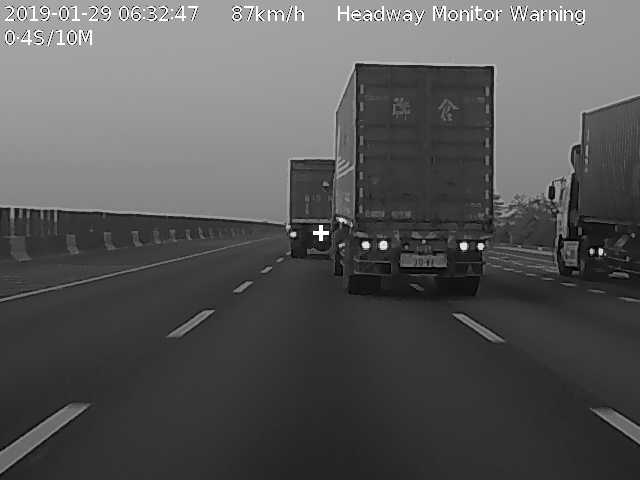
#> input picture 辨識出公路上的道路標線/3.jpg, 640 x 480 px
$ jupyter execute '辨識出公路上的道路標線.ipynb'
#> lines starting #> are read from the running program, lines starting #| are printed output that depends on the picture; after the words box and inside, x2 and y2 are one past the last pixel; in counts of white or black regions, pixels touching at a corner belong together; long printed decimals are rounded
[cell 1]
import cv2
import numpy as np

[cell 2]
#載入圖片
img = cv2.imread('3.jpg')
#> img is the input picture: shape (480, 640, 3); min 0, max 255, mean 86.6
print(img.shape)
#| (480, 640, 3)
cv2.imshow("img", img)
cv2.waitKey(0)
cv2.destroyAllWindows()

[cell 3]
# 灰階處理（？
image_gray = cv2.cvtColor(img, cv2.COLOR_RGB2GRAY)
cv2.imshow("gray", image_gray)
cv2.waitKey(0)
cv2.destroyAllWindows()

[cell 4]
#高斯模糊
blur = cv2.blur(image_gray,(5,5))
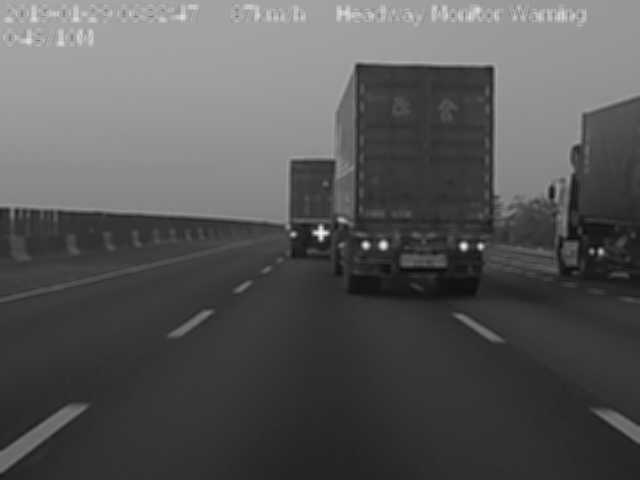
#> blur: shape (480, 640); min 12, max 243, mean 86.6
cv2.imshow("blur", blur)
cv2.waitKey(0)
cv2.destroyAllWindows()

[cell 5]
low_threshold = 1
high_threshold = 90
edges = cv2.Canny(blur, low_threshold, high_threshold)
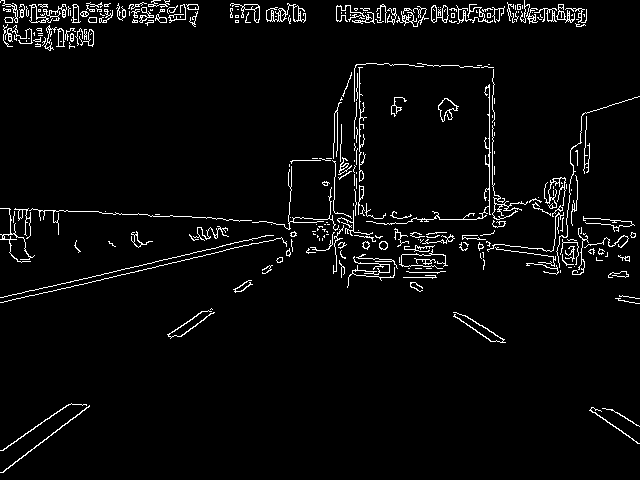
#> edges: shape (480, 640); 3.8% white in thin lines or dots
cv2.imshow("edges", edges)
cv2.waitKey(0)
cv2.destroyAllWindows()

[cell 6]
#ROI，直接用座標 BAD
b  = np.array([[[300, 225], [0, 480], [640, 480], [350, 225]]], dtype = np.int32)
im = np.zeros(blur.shape[:2], dtype = "uint8")
cv2.polylines(im, b, 1, 255)
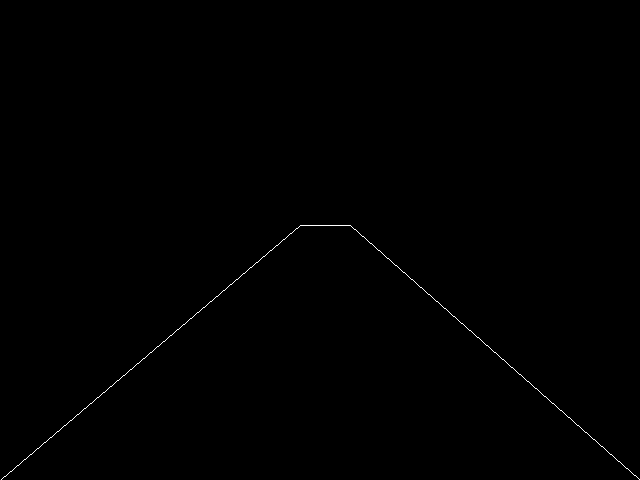
#> im: shape (480, 640); 0.21% white in thin lines or dots, all inside (x1, y1, x2, y2) = (1, 225, 640, 480)
cv2.fillPoly(im, b, 255)
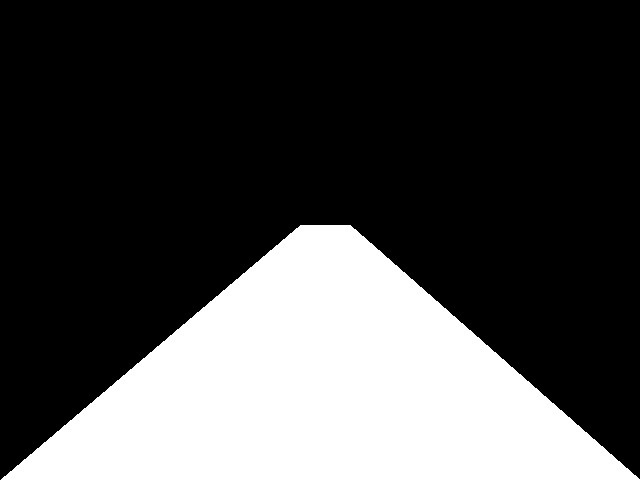
#> im: shape (480, 640); 28.7% white; 1 white region, box (x1, y1, x2, y2) and area: (1, 225, 640, 480) 88015

mask = im
#cv2.imshow("masked",mask)
masked = cv2.bitwise_and(edges, edges, mask = mask)
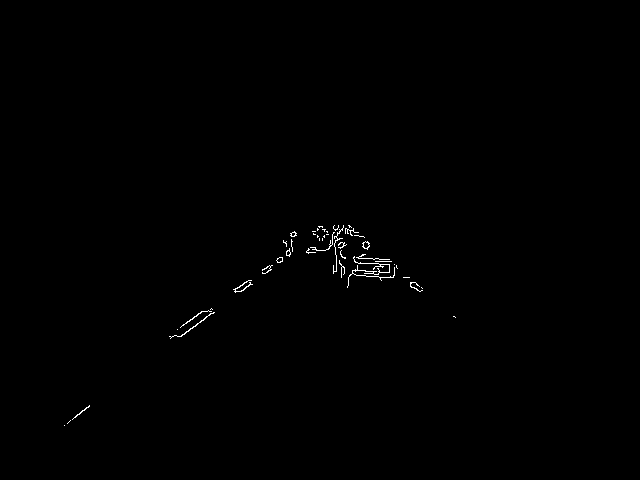
#> masked: shape (480, 640); 0.32% white in thin lines or dots, all inside (x1, y1, x2, y2) = (64, 225, 456, 426)
cv2.imshow("masked", masked)
cv2.waitKey(0)
cv2.destroyAllWindows()

[cell 7]
lines = cv2.HoughLinesP(masked, 0.8, np.pi / 180, 10, lines = None, minLineLength = 100, maxLineGap = 100)
#> lines = 17 rows, first 6: [312, 231, 421, 287], [267, 266, 394, 272], [263, 269, 391, 277], [181, 326, 325, 229], [76, 415, 322, 229], [64, 425, 289, 255]
print(lines)
#> (printed output is left out)
for line in lines:
    x1, y1, x2, y2 = line[0]
    lines1 = lines[:,0,:]
    cv2.line(img , (x1, y1), (x2, y2), (255, 0, 0), 2)
    print((x2 - x1) / (y2 -y1))
#> this loop made 17 passes
#> (x1, y1, x2, y2) on passes 1 to 12: (312, 231, 421, 287), (267, 266, 394, 272), (263, 269, 391, 277), (181, 326, 325, 229), (76, 415, 322, 229), (64, 425, 289, 255), (187, 321, 323, 229), (333, 232, 455, 317), (283, 240, 394, 264), (290, 235, 390, 261), (291, 240, 413, 282), (283, 241, 420, 291)
#| 1.946
#| 21.167
#| 16.0
#| -1.485
#| -1.323
#| -1.324
#| -1.478
#| 1.435
#> (further printed lines are left out)
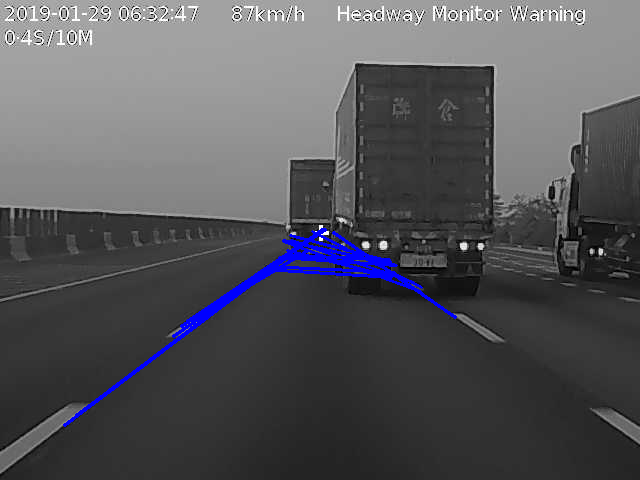
#> img: shape (480, 640, 3); 1.63% of pixels changed, all inside (x1, y1, x2, y2) = (63, 228, 457, 427)
cv2.imshow("edges", img)
cv2.waitKey(0)
cv2.destroyAllWindows()

$ run again, with 辨識出公路上的道路標線/126.jpg copied over 辨識出公路上的道路標線/3.jpg
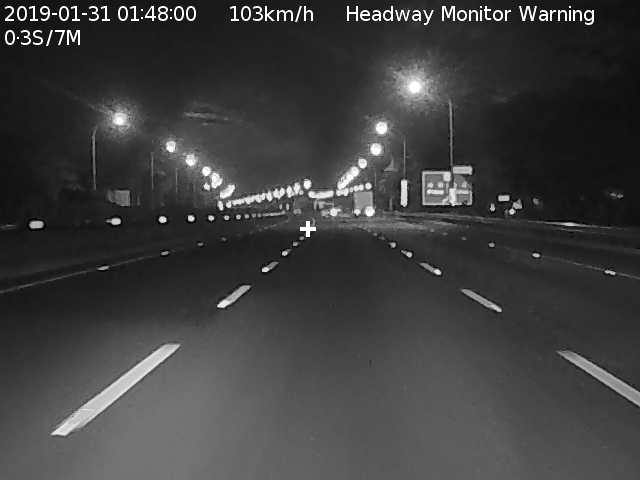
#> input picture 辨識出公路上的道路標線/126.jpg, 640 x 480 px
#> img is the input picture: shape (480, 640, 3); min 0, max 255, mean 62.4
#| (480, 640, 3)
#> `edges = cv2.Canny(blur, low_threshold, high_threshold)`:
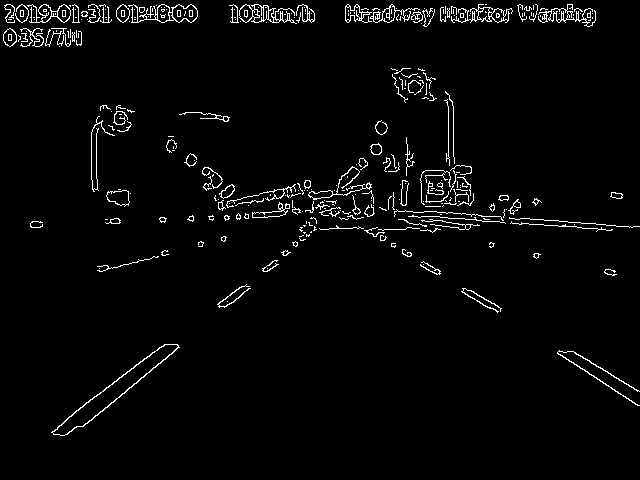
#> edges: shape (480, 640); 2.9% white in thin lines or dots, all inside (x1, y1, x2, y2) = (3, 4, 640, 436)
#> masked: shape (480, 640); 0.19% white in thin lines or dots, all inside (x1, y1, x2, y2) = (54, 225, 353, 436)
#> lines = [[91, 420, 278, 264], [87, 423, 314, 226], [128, 371, 316, 229], [67, 434, 174, 350], [172, 344, 304, 233], [82, 426, 309, 235], [64, 435, 178, 346], [121, 377, 276, 264], [167, 344, 310, 232]]
#| [[[ 91 420 278 264]]
#|  [[ 87 423 314 226]]
#|  [[128 371 316 229]]
#|  [[ 67 434 174 350]]
#|  [[172 344 304 233]]
#|  [[ 82 426 309 235]]
#> (further printed lines are left out)
#> the loop `for line in lines:` made 9 passes
#> (printed output is left out)
#> after the loop `for line in lines:`:
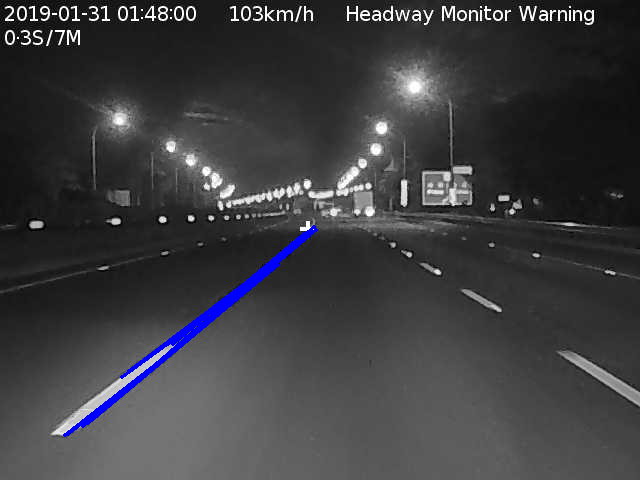
#> img: shape (480, 640, 3); 1.01% of pixels changed, all inside (x1, y1, x2, y2) = (63, 225, 318, 437)

$ run again, with 辨識出公路上的道路標線/145.jpg copied over 辨識出公路上的道路標線/3.jpg
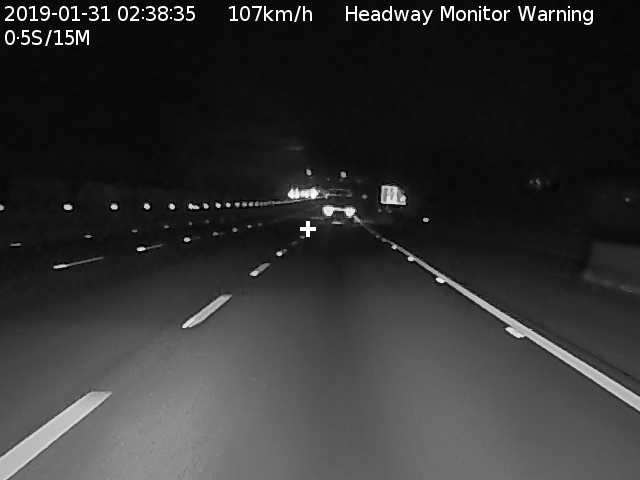
#> input picture 辨識出公路上的道路標線/145.jpg, 640 x 480 px
#> img is the input picture: shape (480, 640, 3); min 0, max 255, mean 50.4
#| (480, 640, 3)
#> `edges = cv2.Canny(blur, low_threshold, high_threshold)`:
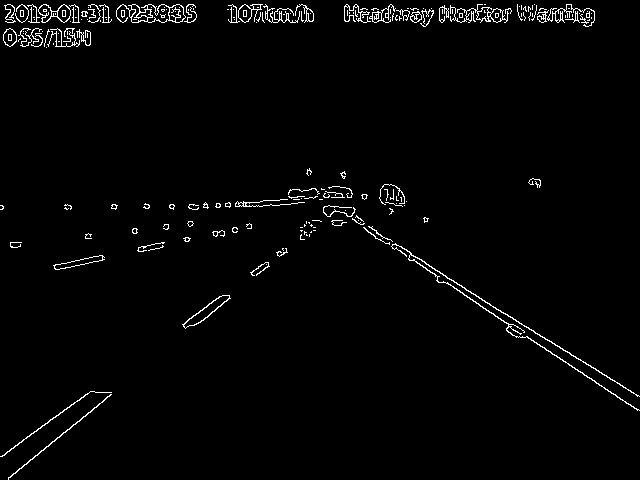
#> edges: shape (480, 640); 2.1% white in thin lines or dots
#> masked: shape (480, 640); 0.16% white in thin lines or dots, all inside (x1, y1, x2, y2) = (8, 225, 342, 480)
#> lines = [[8, 478, 314, 230], [183, 324, 305, 232], [8, 477, 313, 230], [111, 392, 315, 227], [183, 325, 313, 227], [196, 313, 312, 225], [186, 327, 286, 248]]
#| [[[  8 478 314 230]]
#|  [[183 324 305 232]]
#|  [[  8 477 313 230]]
#|  [[111 392 315 227]]
#|  [[183 325 313 227]]
#|  [[196 313 312 225]]
#> (further printed lines are left out)
#> the loop `for line in lines:` made 7 passes
#> (printed output is left out)
#> after the loop `for line in lines:`:
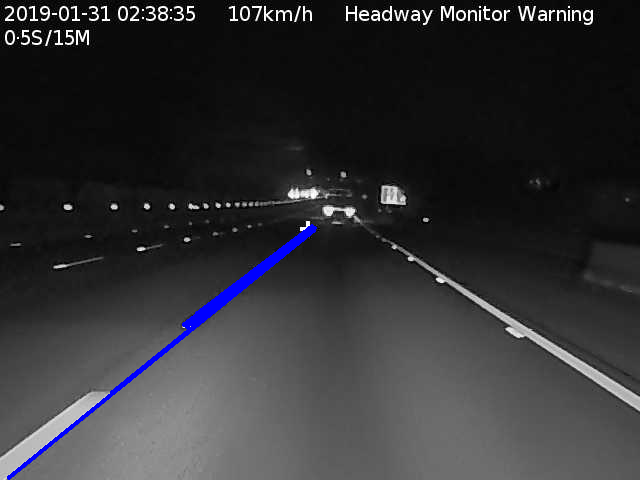
#> img: shape (480, 640, 3); 0.93% of pixels changed, all inside (x1, y1, x2, y2) = (7, 224, 317, 480)

$ run again, with 辨識出公路上的道路標線/161.jpg copied over 辨識出公路上的道路標線/3.jpg
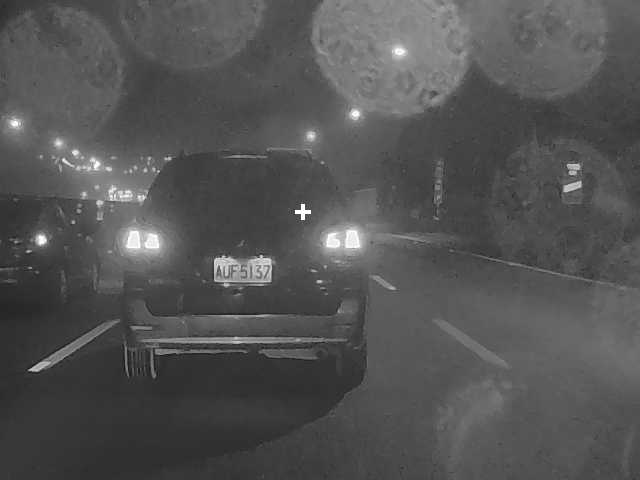
#> input picture 辨識出公路上的道路標線/161.jpg, 640 x 480 px
#> img is the input picture: shape (480, 640, 3); min 19, max 255, mean 83.8
#| (480, 640, 3)
#> `edges = cv2.Canny(blur, low_threshold, high_threshold)`:
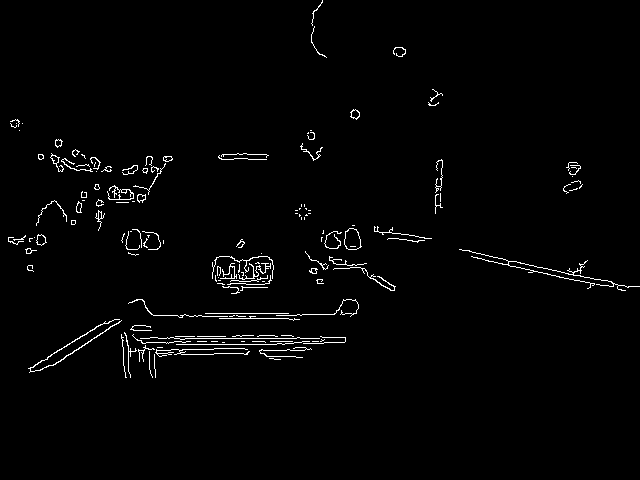
#> edges: shape (480, 640); 1.7% white in thin lines or dots, all inside (x1, y1, x2, y2) = (8, 0, 640, 378)
#> masked: shape (480, 640); 0.67% white in thin lines or dots, all inside (x1, y1, x2, y2) = (125, 228, 396, 378)
#> lines = 33 rows, first 6: [205, 313, 356, 313], [174, 341, 345, 341], [175, 336, 321, 336], [156, 350, 304, 350], [168, 338, 345, 338], [205, 344, 344, 342]
#> (printed output is left out)
#> the loop `for line in lines:` made 33 passes
#> (printed output is left out)
#> after the loop `for line in lines:`:
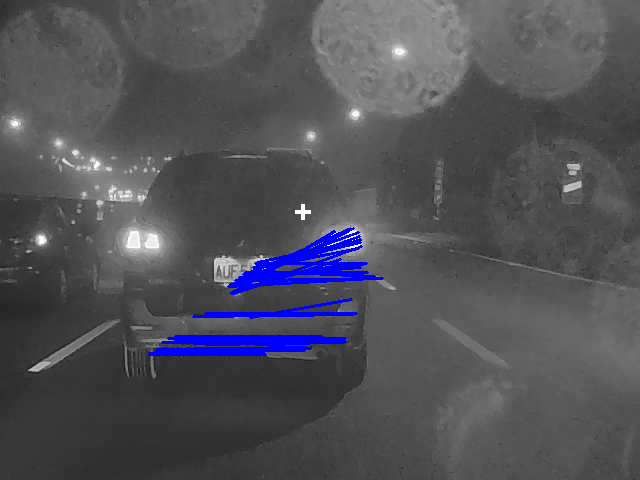
#> img: shape (480, 640, 3); 2.57% of pixels changed, all inside (x1, y1, x2, y2) = (148, 227, 384, 356)
